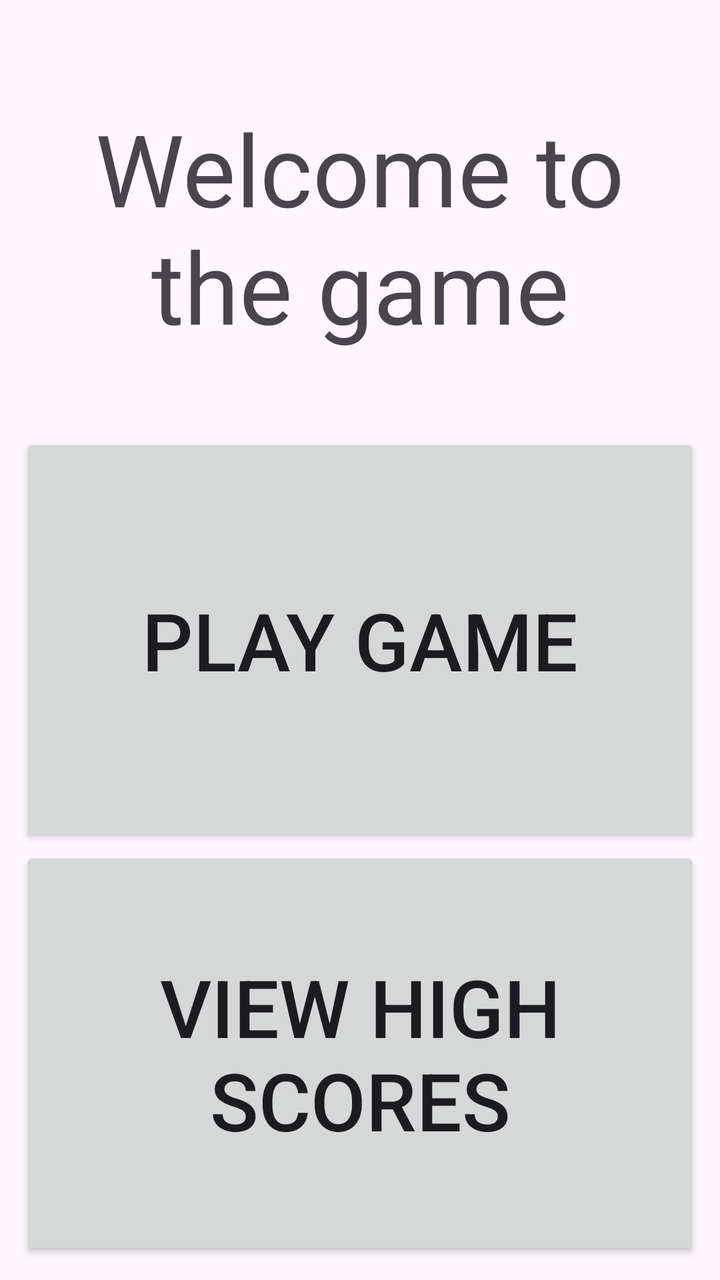
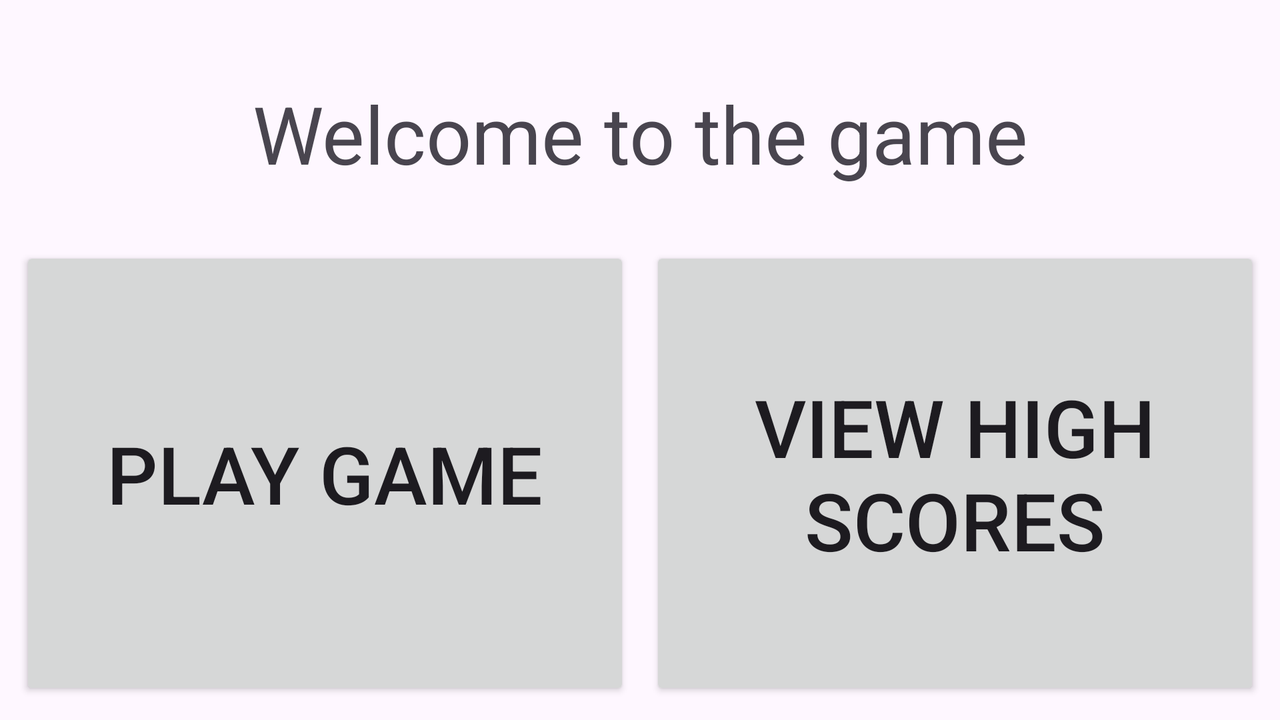

An Android layout and its configuration variant, each rendered on a device that would load it. The default file and the variant file are quoted in full after the pictures.
<!-- AndroidManifest.xml: application theme Theme.CSCI323Midterm -->
<!-- res/layout/fragment_main.xml -->
<?xml version="1.0" encoding="utf-8"?>
<layout xmlns:android="http://schemas.android.com/apk/res/android"
    xmlns:tools="http://schemas.android.com/tools"
    android:layout_width="match_parent"
    android:layout_height="match_parent"
    tools:context=".MainFragment">

    <data>
        <variable
            name="viewModel"
            type="com.example.csci_323midterm.MainFragmentViewModel" />
    </data>

    <LinearLayout
        android:layout_width="match_parent"
        android:layout_height="match_parent"
        android:orientation="vertical"
        android:padding="10dp">

        <TextView
            android:id="@+id/textview_main"
            android:layout_width="match_parent"
            android:layout_height="0dp"
            android:layout_weight="1"
            android:padding="10dp"
            android:gravity="center"
            android:textSize="50sp"
            android:text="@string/main_text" />

        <Button
            android:id="@+id/button_play_game"
            android:layout_width="match_parent"
            android:layout_height="0dp"
            android:layout_weight="1"
            android:padding="10dp"
            android:textSize="40sp"
            android:text="@string/play_game_button"></Button>

        <Button
            android:id="@+id/button_view_high_scores"
            android:layout_width="match_parent"
            android:layout_height="0dp"
            android:layout_weight="1"
            android:padding="10dp"
            android:textSize="40sp"
            android:text="@string/view_high_score_button"></Button>

    </LinearLayout>
</layout>
<!-- resources referenced by this layout -->
<resources>
  <string name="main_text">Welcome to the game</string>
  <string name="play_game_button">Play Game</string>
  <string name="view_high_score_button">View High Scores</string>
  <style name="Theme.CSCI323Midterm" parent="Base.Theme.CSCI323Midterm" />
  <style name="Base.Theme.CSCI323Midterm" parent="Theme.Material3.DayNight.NoActionBar">
          
          
      </style>
</resources>
<!-- res/layout-land/fragment_main.xml (the author's variant of the layout above) -->
<!-- drawn on the phone turned sideways -->
<?xml version="1.0" encoding="utf-8"?>
<LinearLayout xmlns:android="http://schemas.android.com/apk/res/android"
    xmlns:tools="http://schemas.android.com/tools"
    android:layout_width="match_parent"
    android:layout_height="match_parent"
    android:orientation="vertical"
    android:padding="10dp"
    tools:context=".MainFragment">

    <TextView
        android:id="@+id/textview_main"
        android:layout_width="match_parent"
        android:layout_height="0dp"
        android:layout_weight="1"
        android:padding="10dp"
        android:gravity="center"
        android:textSize="40sp"
        android:text="@string/main_text" />

    <LinearLayout
        android:layout_width="match_parent"
        android:layout_height="0dp"
        android:layout_weight="2"
        android:orientation="horizontal">
        
        <Button
            android:id="@+id/button_play_game"
            android:layout_width="0dp"
            android:layout_height="match_parent"
            android:layout_weight="1"
            android:layout_marginRight="5dp"
            android:padding="10dp"
            android:textSize="40sp"
            android:text="@string/play_game_button"></Button>

        <Button
            android:id="@+id/button_view_high_scores"
            android:layout_width="0dp"
            android:layout_height="match_parent"
            android:layout_weight="1"
            android:layout_marginLeft="5dp"
            android:padding="10dp"
            android:textSize="40sp"
            android:text="@string/view_high_score_button"></Button>

    </LinearLayout>



</LinearLayout>
